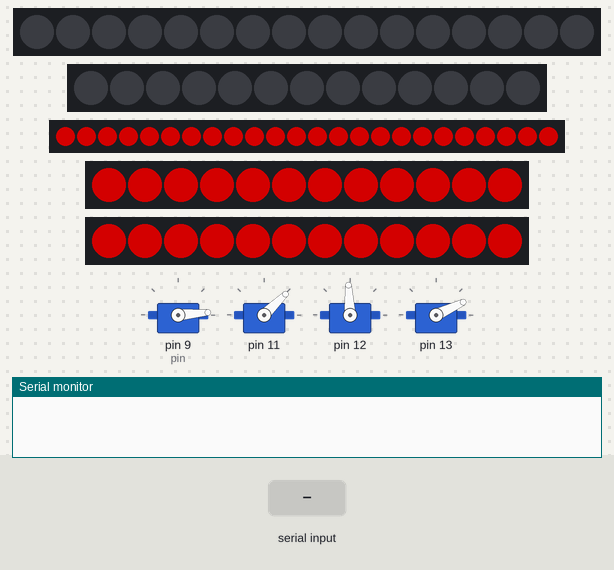
The sketch below on a simulated Arduino Uno, built with avr-gcc and run on an emulated ATmega328P. Parts: 4 × servo, 16 RGB LEDs in strip order, left to right, 13 RGB LEDs in strip order, left to right, 24 RGB LEDs in strip order, left to right, 2 × 12 RGB LEDs in strip order, left to right, the last lines printed to the serial monitor. Inputs (shaded band) come from the test bench. Dim RGB values are drawn brighter than linear.

Above: at 2.7 s.
2.8 s: "5\n" received over Serial
At 5.0 s:
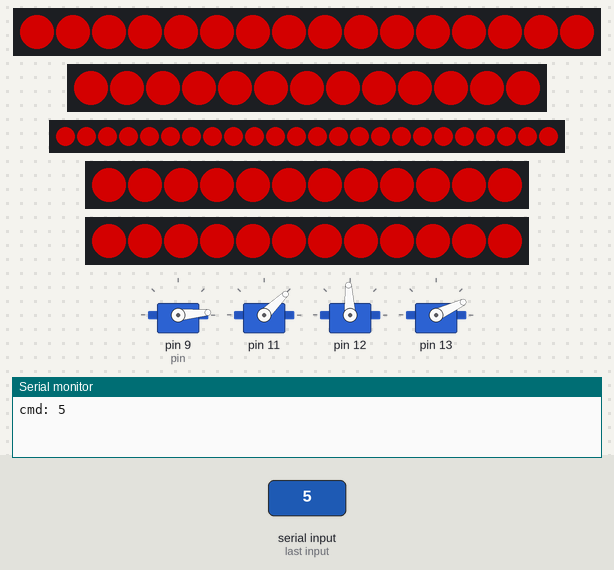
5.3 s: "30,150,10\n" received over Serial
At 7.5 s:
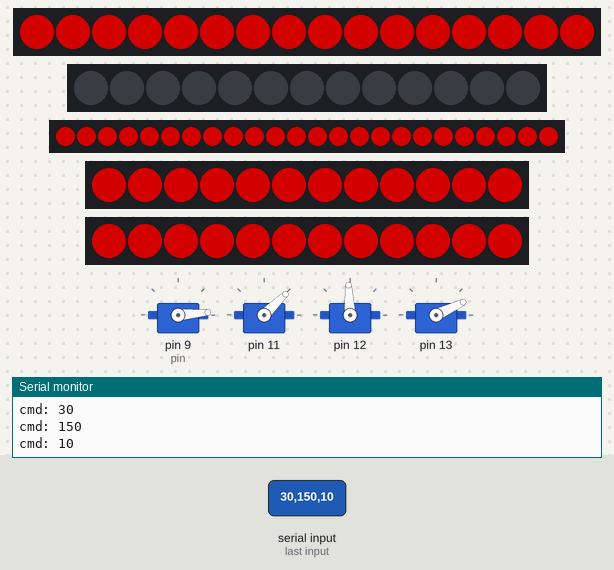
8.3 s: "1\n" received over Serial
At 9.6 s:
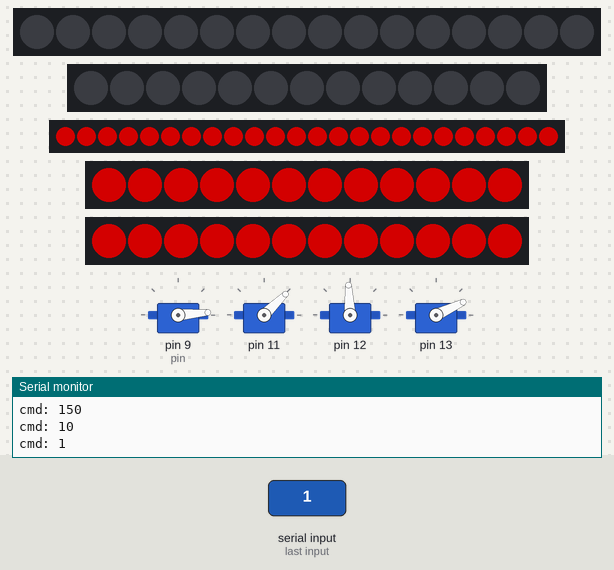
Timing chart, 0 to 11.3 s (numbered marks = the images above; inputs shaded):
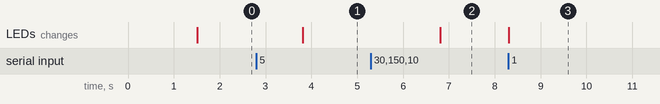

The sketch:

sketch.ino
```cpp
#include <Adafruit_NeoPixel.h>
#include <Servo.h>

#define OPEN_FACEPLATE 1
#define CLOSE_FACEPLATE 2
#define LED_COLOR 3
#define LED_BRIGHTNESS 4
#define PARTY_MODE 5
#define FACEPLATE_SERVO 6
#define ROOF_SERVO 7
#define CRADLE_SERVO 8
#define FLAP_SERVO 9
#define EXWIFE_STATE 10

#define NUM_PIX 5
#define HELM 0
#define EX 1
#define UNI 2
#define LREP 3
#define RREP 4
Adafruit_NeoPixel pix[NUM_PIX];
#define INTERVAL 50
#define STROBESPEED 250
uint32_t global_color;
int exwife_is_up;

#define NUM_SERVOS 4
// HELM=0 defined by pixels above
#define ROOF 1
#define CRADLE 2
#define FLAP 3

#define HELM_OPEN 600
#define HELM_CLOSE 2200
#define ROOF_OPEN 1600
#define ROOF_CLOSE 1000
#define CRADLE_OPEN 700
#define CRADLE_CLOSE 1500
#define FLAP_OPEN 2300
#define FLAP_CLOSE 800

struct serv {
	Servo servo;
	int pin;
	int cur = 1500;
	int end = 1500;
	int speed = 10;
} servos[4];

int exwife_is_closed() {
	if (servos[ROOF].cur == ROOF_CLOSE)
		return 1;
	else
		return 0;
}

int exwife_is_open() {
	if (servos[ROOF].cur == ROOF_OPEN)
		return 1;
	else
		return 0;
}

void init_pix() {
	pix[EX] = Adafruit_NeoPixel(13, 10, NEO_GRB + NEO_KHZ800);
	pix[HELM] = Adafruit_NeoPixel(16, 8, NEO_GRB + NEO_KHZ800);
	pix[UNI] = Adafruit_NeoPixel(24, 5, NEO_GRB + NEO_KHZ800);
	pix[LREP] = Adafruit_NeoPixel(12, 6, NEO_GRB + NEO_KHZ800);
	pix[RREP] = Adafruit_NeoPixel(12, 7, NEO_GRB + NEO_KHZ800);

	for (int i = 0; i < NUM_PIX; i++) {
		pix[i].begin();
	}
}

void color_wipe(uint32_t c) {
	for (int i = 0; i < NUM_PIX; i++) {
		Adafruit_NeoPixel *p = &pix[i];

		#if 0
		// Skip exwife pixels if it's closed
		if ((i == EX) && exwife_is_closed())
			continue;

		p->clear();
		p->show();

		for (int j = 0; j < p->numPixels(); j++) {
			p->setPixelColor(j, c);
			p->show();
			// 40ms is for 77 pixel changes over 3 seconds
			delay(50);
		}
		#endif

		// Forget the wipe animation for now, it's buggy
		set_pixel_color(i, c);
		set_pixel_color(i, c);
	}
}

void clear_pixels(int a) {
	Adafruit_NeoPixel *p = &pix[a];
	p->clear();
	p->show();
}

void set_pixel_color(int a, uint32_t c) {
	Adafruit_NeoPixel *p = &pix[a];

	for (int j = 0; j < p->numPixels(); j++) {
		p->setPixelColor(j, c);
	}
	p->show();
}

void set_all_pixel_bright(int val) {
	for (int i = 0; i < NUM_PIX; i++) {
		Adafruit_NeoPixel *p = &pix[i];
		p->setBrightness(val);
		p->show();
	}
}

void set_all_pixel_color(uint32_t c) {
	for (int i = 0; i < NUM_PIX; i++) {
		Adafruit_NeoPixel *p = &pix[i];

		// Skip exwife pixels if it's closed
		if ((i == EX) && exwife_is_closed())
			continue;

		for (int j = 0; j < p->numPixels(); j++) {
			p->setPixelColor(j, c);
		}
		p->show();
	}
}

void setup()
{
	servos[HELM].pin = 9;
	servos[ROOF].pin = 11;
	servos[CRADLE].pin = 12;
	servos[FLAP].pin = 13;
	servos[FLAP].speed = 50;

	/* Manually setup the servos to safe starting positions */
	/* Attach all servos */
	for (int i = 0; i < NUM_SERVOS; i++) {
		servos[i].servo.attach(servos[i].pin);
	}

	servos[HELM].servo.writeMicroseconds(HELM_OPEN);
	servos[ROOF].servo.writeMicroseconds(ROOF_OPEN);
	delay(500);
	servos[CRADLE].servo.writeMicroseconds(CRADLE_CLOSE);
	delay(500);
	servos[FLAP].servo.writeMicroseconds(FLAP_CLOSE);
	servos[ROOF].servo.writeMicroseconds(ROOF_CLOSE);
	exwife_is_up = 0;
	delay(500);

	/* Record final servo positions */
	servos[ROOF].cur = servos[ROOF].end = ROOF_CLOSE;
	servos[CRADLE].cur = servos[CRADLE].end = CRADLE_CLOSE;
	servos[FLAP].cur = servos[FLAP].end = FLAP_CLOSE;

	/* Detach all servos */
	for (int i = 0; i < NUM_SERVOS; i++) {
		servos[i].servo.detach();
	}

	Serial.begin(9600);

	/* Set all pixels to default color */
	init_pix();
	global_color = Adafruit_NeoPixel::Color(127, 0, 0);
	set_pixel_color(UNI, global_color);
	set_pixel_color(LREP, global_color);
	set_pixel_color(RREP, global_color);

	cli();
	TCCR2A = 0;
	TCCR2B = 0;
	TCNT2  = 0;
	// set compare match register for 1khz increments
	// 16MHz(clock)/64(prescaler)/249(compare reg)) = 1Khz
	OCR2A = 249;

	// turn on CTC mode
	TCCR2A |= (1 << WGM21);
	// Set CS21 bit for 64 prescaler
	TCCR2B |= (1 << CS22);
	// enable timer compare interrupt
	TIMSK2 |= (1 << OCIE2A);

	sei();
}

/* Currently being called at 1Khz */
ISR(TIMER2_COMPA_vect) {
	static int servocounter = 0;
	static int excounter = 0;
	static char litpixel[12] = {1,0,0,0,0,0,1,0,0,0,0,0};

	/* exwife light chase */
	if (exwife_is_up) {
		if (excounter > 100) {
			char tmp[12] = {0};
			Adafruit_NeoPixel *p = &pix[EX];

			excounter = 0;
			for (int i = 0; i < 12; i++) {
				if (litpixel[i])
					p->setPixelColor(i, global_color);
				else
					p->setPixelColor(i, 0);
			}
			p->show();

			for (int i = 0; i < 12; i++) {
				if (litpixel[i]) {
					if (i == 11)
						tmp[0] = 1;
					else
						tmp[i+1] = 1;
					tmp[i] = 0;
				}
			}

			for (int i = 0; i < 12; i++) {
				litpixel[i] = tmp[i];
			}
		} else {
			excounter++;
		}
	}
}

void strobe() {
	static unsigned long strobe_timeout = 0;
	static int strobe_state = 0;

	if (millis() > strobe_timeout) {
		if (strobe_state)
			set_all_pixel_color(0);
		else
			set_all_pixel_color(global_color);

		strobe_state = ~strobe_state;
		strobe_timeout = millis() + STROBESPEED;
	}
}

void open_faceplate() {
	clear_pixels(HELM);
	servos[HELM].servo.attach(servos[HELM].pin);
	servos[HELM].servo.writeMicroseconds(HELM_OPEN);
	delay(1000);
	servos[HELM].servo.detach();
}

void close_faceplate() {
	servos[HELM].servo.attach(servos[HELM].pin);
	servos[HELM].servo.writeMicroseconds(HELM_CLOSE);
	delay(1000);
	servos[HELM].servo.detach();
	set_pixel_color(HELM, global_color);
}

void open_exwife() {
	servos[FLAP].servo.attach(servos[FLAP].pin);
	servos[FLAP].servo.writeMicroseconds(FLAP_OPEN);

	servos[ROOF].servo.attach(servos[ROOF].pin);
	servos[ROOF].servo.writeMicroseconds(ROOF_OPEN);

	servos[CRADLE].servo.attach(servos[CRADLE].pin);
	servos[CRADLE].servo.writeMicroseconds(CRADLE_OPEN);

	delay(500);
	servos[FLAP].servo.detach();
	servos[ROOF].servo.detach();
	servos[CRADLE].servo.detach();
	exwife_is_up = 1;
}

void close_exwife() {
	exwife_is_up = 0;
	servos[CRADLE].servo.attach(servos[CRADLE].pin);
	servos[CRADLE].servo.writeMicroseconds(CRADLE_CLOSE);

	servos[ROOF].servo.attach(servos[ROOF].pin);
	servos[ROOF].servo.writeMicroseconds(ROOF_CLOSE);

	servos[FLAP].servo.attach(servos[FLAP].pin);
	servos[FLAP].servo.writeMicroseconds(FLAP_CLOSE);

	delay(500);
	servos[CRADLE].servo.detach();
	servos[ROOF].servo.detach();
	servos[FLAP].servo.detach();
	clear_pixels(EX);
}

void loop()
{
	static unsigned long timeout = 0;
	static int partymode = 0;

	while (Serial.available() > 0) {
		int cmd = Serial.parseInt();
		Serial.print("cmd: ");
		Serial.println(cmd);

		if (cmd == OPEN_FACEPLATE) {
			open_faceplate();
		} else if (cmd == CLOSE_FACEPLATE) {
			close_faceplate();
		} else if (cmd == LED_COLOR) {
			int r = Serial.parseInt();
			int g = Serial.parseInt();
			int b = Serial.parseInt();

			global_color = Adafruit_NeoPixel::Color(r, g, b);
			color_wipe(global_color);
			partymode = 0;
		} else if (cmd == LED_BRIGHTNESS) {
			int value = Serial.parseInt();
			set_all_pixel_bright(value);
		} else if (cmd == PARTY_MODE) {
			if (Serial.parseInt())
				partymode = 1;
			else
				partymode = 0;

			// Reset to previous color
			if (!partymode) {
				color_wipe(global_color);
			}
		} else if (cmd == FACEPLATE_SERVO) {
			int pwm = Serial.parseInt();
			if ((pwm > 0) && (pwm < 2500))
				servos[HELM].end = pwm;
		} else if (cmd == ROOF_SERVO) {
			int pwm = Serial.parseInt();
			if ((pwm > 0) && (pwm < 2500))
				servos[ROOF].end = pwm;
		} else if (cmd == CRADLE_SERVO) {
			int pwm = Serial.parseInt();
			if ((pwm > 0) && (pwm < 2500))
				servos[CRADLE].end = pwm;
		} else if (cmd == FLAP_SERVO) {
			int pwm = Serial.parseInt();
			if ((pwm > 0) && (pwm < 2500))
				servos[FLAP].end = pwm;
		} else if (cmd == EXWIFE_STATE) {
			int state = Serial.parseInt();

			if (state == 1) {
				open_exwife();
			} else if (state == 0){
				close_exwife();
			}
		}
	}

	if (partymode) {
		if (millis() > timeout) {
			timeout = millis() + INTERVAL;
			strobe();
		}
	}
}
```

Measured:
- after the input at 2.8 s, the LEDs: change after 1.0 s (image 1)
- after the input at 5.3 s, the LEDs: change after 1.5 s (image 2)
- after the input at 8.3 s, the LEDs: change at once (image 3)
